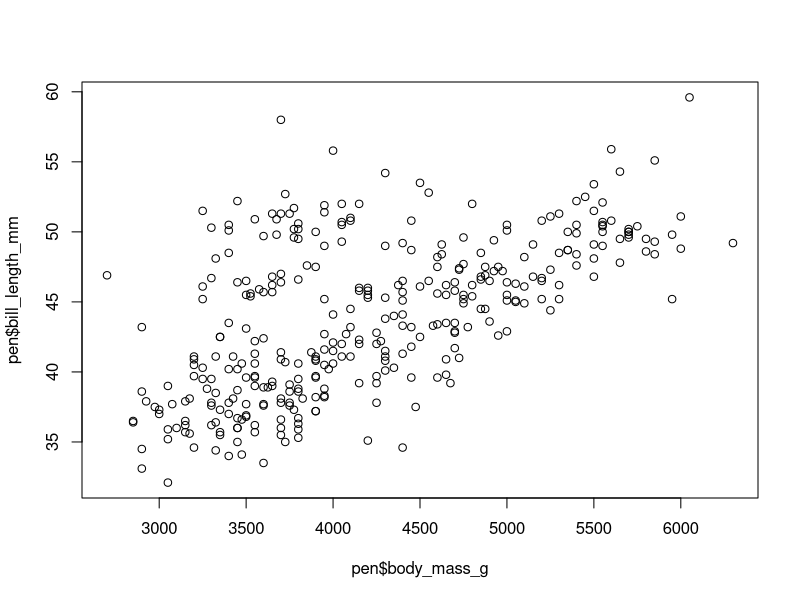
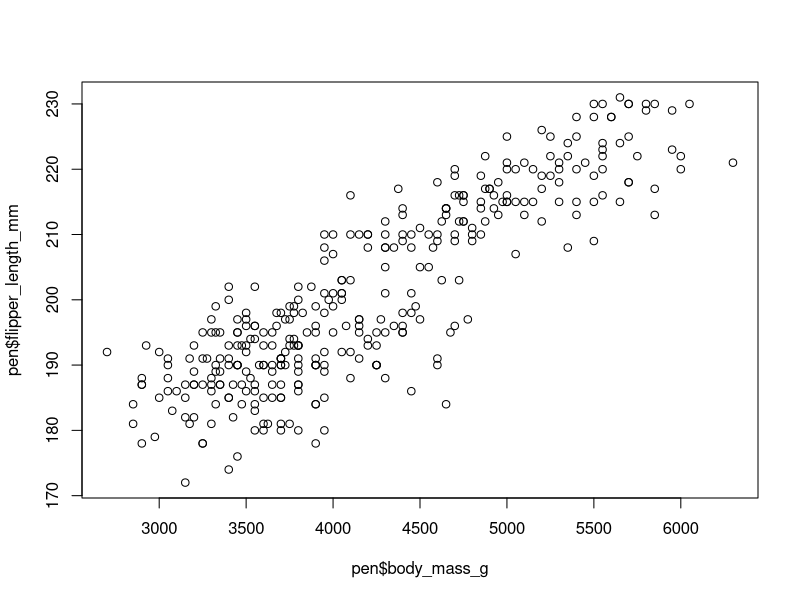
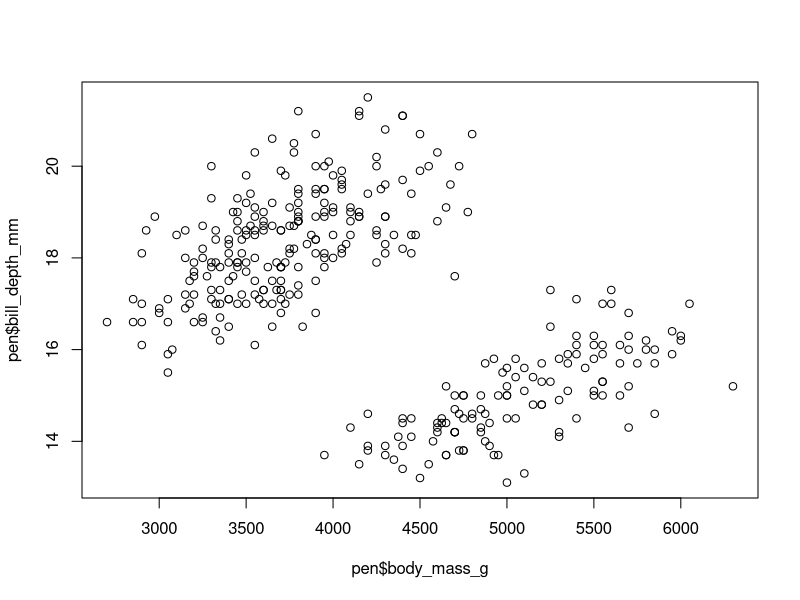
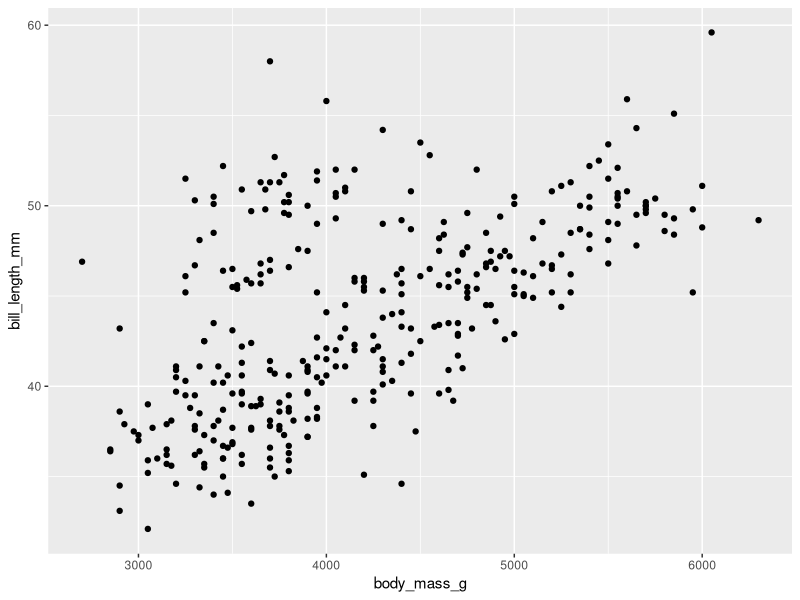
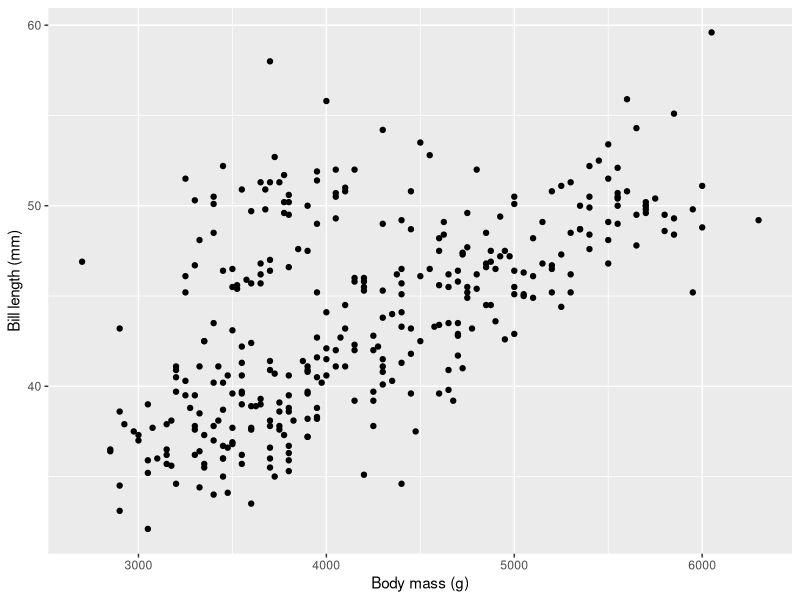
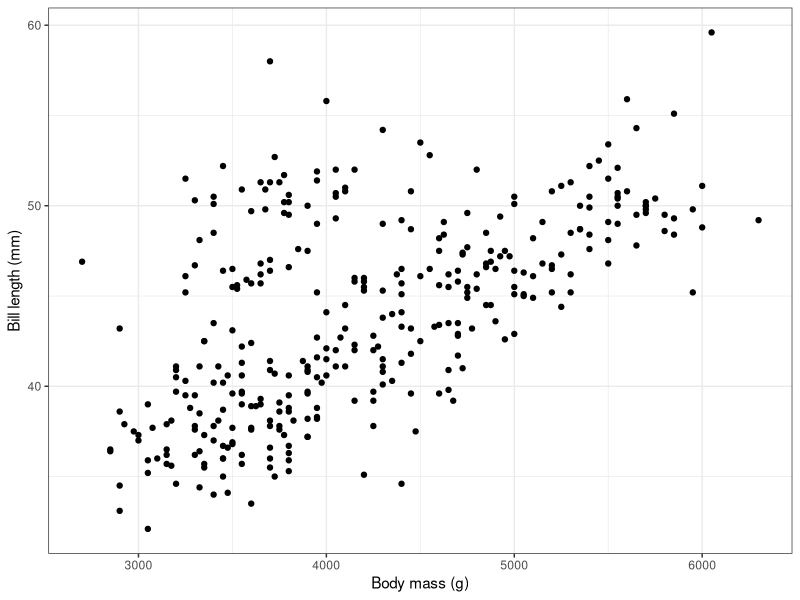
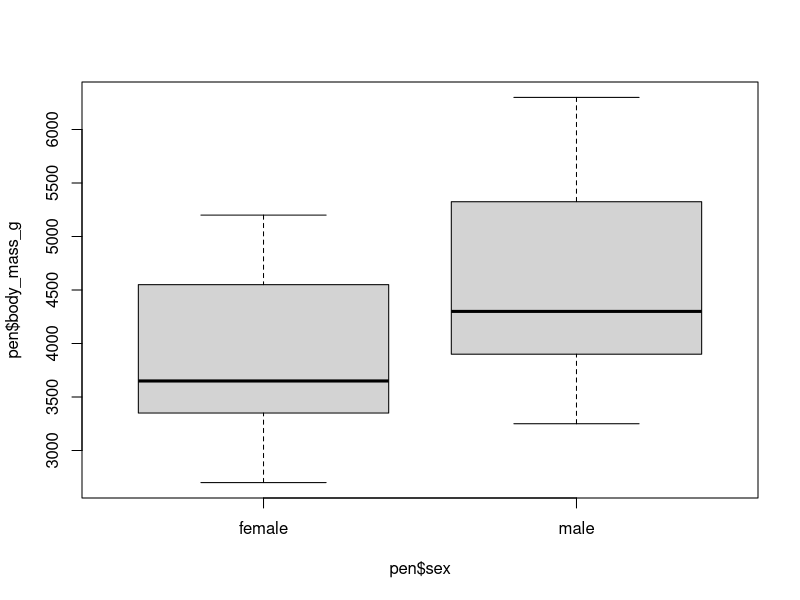
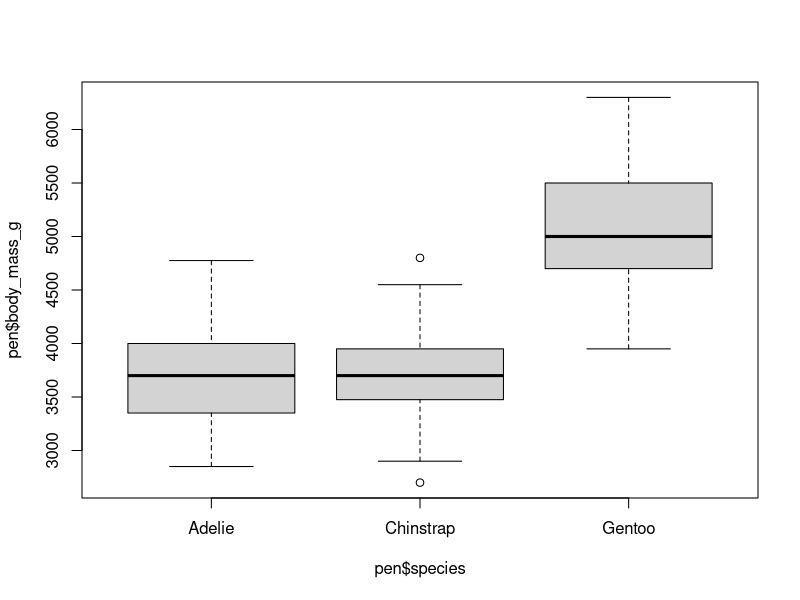

Write R code to recreate these figures, in order.
####------------------------------------------------------------------------####
## EXAMPLE SCRIPT FOR NATURAL RESOURCE SAMPLING
# November 2024
# Brought to you in 4-D
# Dan Johnson
# Denver Cayetano
# Diego Rocha
# D. Alex Bowers
####------------------------------------------------------------------------####

####---- OBJECTIVES ------------------------------------------------------------

# You will get an introduction into how to:
 # Create objects
 # View, explore and subset data
 # Create scatter and box plots with base R and ggplot
 # Conduct T-test, ANOVA and 
 # Linear regression and view results

#### ####

####---- TIPS AND TRICKS -------------------------------------------------------  

# Hash tags allow you to comment. 
# this way R doesn't mistake it for code or a function

#### Multiple hash tags allow creation 
# of collapsible sections in the code ####

# CTRL + ENTER allow you to run a line of code

# this symbol <- allows you to assign an object

# functions end with () just like Excel 

# We can use the dollar sign $ to select 
# a particular column from data e.g. pen$species

# Shorter object names saves time typing and reduces typing errors
# Only use an object name once


####---- LOAD PACKAGES/LIBRARIES -----------------------------------------------

# Libraries/package have pre-made tools/functions
# that help us to work with data and make figures
# Some functions are built into R and require no libraries/packages

library(ggplot2)  # for making figures
library(palmerpenguins) # Gives us the data


####---- LOAD DATA -------------------------------------------------------------

# Let's load some data
# We will use data about penguins 
# from the palmerpenguins package above

 # import penguins data & shorten to "pen" 
 # to avoid misspelling pequins

pen <- penguins


####---- EXPLORE THE DATA ------------------------------------------------------

# We will look at the object 'pen' with the 'View' function

View(pen)

head(pen) # gives you the first six rows of the dataset
tail(pen) # gives you the last six rows of the dataset
names(pen) # gives you the names of the columns in your dataset

# Let's look at the number of individuals per species on each island
table(pen$species, pen$island) # which species occur on which islands?

# Let's summarize all the columns with the summary function
summary(pen)

# Calculate max, min, mean, and median body mass 
max(pen$body_mass_g, na.rm = TRUE)
min(pen$body_mass_g, na.rm = TRUE)
mean(pen$body_mass_g, na.rm = TRUE)
median(pen$body_mass_g, na.rm = TRUE)

# na.rm = TRUE makes the function ignore all the NA values

####--- VISUALIZE THE DATA: SCATTER PLOTS --------------------------------------
# the plot function create scatter plots of two variables

# scatter plot of body mass vs bill length
plot(pen$body_mass_g, pen$bill_length_mm) 

# scatter plot of body mass vs flipper length
plot(pen$body_mass_g, pen$flipper_length_mm) 

# scatter plot of body mass vs bill depth
plot(pen$body_mass_g, pen$bill_depth_mm) 

# Remember the ggplot2 package? This gives prettier figures
ggplot(data = pen, aes(x = body_mass_g, y = bill_length_mm)) +
  geom_point() 




ggplot(data = pen, aes(x = body_mass_g, y = bill_length_mm)) +
  geom_point() + # make the points
  labs(x = "Body mass (g)", y = "Bill length (mm)")




ggplot(data = pen, aes(x = body_mass_g, y = bill_length_mm)) +
  geom_point() + # make the points
  labs(x = "Body mass (g)", y = "Bill length (mm)")+ # labels
  theme_bw()  # the theme is the style of the plot
              
  


####--- VISUALIZE THE DATA: BOX PLOTS ----####

# The 'boxplot' function creates box plots
# of a continuous variable by groups

# box plot of body mass by sex
boxplot(pen$body_mass_g ~ pen$sex) 

# box plot of body mass by species and interactions
boxplot(pen$body_mass_g ~ pen$species) 
# multiple categorical variables are possible
boxplot(pen$body_mass_g ~ pen$sex*pen$species)
boxplot(pen$body_mass_g ~ pen$sex*pen$species*pen$island)

# A nicer plot with ggplot 
ggplot(data = pen, aes(x = species, y = body_mass_g)) +
  geom_boxplot() +
  labs(x = "Species", y = "Body mass (g)")+ # label axes
  theme_classic()

# you can make complicated figures quickly with ggplot
ggplot(pen, aes(x = sex, y = body_mass_g))+
  geom_boxplot()+
  labs(x = "Sex", y = "Body mass (g)")+ # label axes
  facet_grid(species~island)+
  theme_light()



####---- DATA ANALYSIS: T-TEST ----####

# Adelie penguins occur on all islands
table(pen$species, pen$island)

# Question
# Do Adelie penguins differ in weight by sex?
# We can answer this with a T-test

# Let's subset the data only for Adelie penguins
# and make it a different object
# this is like making a new worksheet in Excel

adel <- subset(pen, pen$species == 'Adelie' & !is.na(pen$sex))
# look in the Environment tab


# for the t-test we need the males and females seperated
# subset data for males
male_adel <- subset(adel, adel$sex=='male') 

# subset data for females
female_adel <- subset(adel, adel$sex=='female') 

# Test for differences with T-test
t.test(x = male_adel$body_mass_g, y = female_adel$body_mass_g) 

# is there a significant difference?

# let's visualize this with boxplots
ggplot(adel, aes(y = body_mass_g, x = sex))+
  geom_boxplot()+
  theme_classic()

####---- DATA ANALYSIS: ANOVA ----####

# Does the weight of male Adelie penguins differ by island?

ggplot(male_adel, aes(x = island, y = body_mass_g))+
  geom_boxplot() +
  labs(x = 'Island', y = "Body mass (g)") +
  theme_bw()


# Let's test with an ANOVA -- can be written two ways
anova_mod <- aov(male_adel$body_mass_g ~ male_adel$island) 

anova_mod <- aov(body_mass_g ~ island, data = male_adel)

summary(anova_mod) # Is there a significant difference?


# Remember that complicated Tukey post-hoc test in excel?
TukeyHSD(anova_mod)


#What if we looked at the difference among species?
anova_mod2 <- aov(pen$body_mass_g ~ pen$species) 
summary(anova_mod2) # Is there a significant difference?

# Which ones are different?
TukeyHSD(anova_mod2)


####---- DATA ANALYSIS: LINEAR REGRESSION ----####

# Is there a relationship between body mass and 
# flipper length in female Adelie penguins?

# scatter plot of body mass vs bill length
plot(female_adel$body_mass_g,
     female_adel$bill_length_mm) 

# Let's test the relationship with a regression

regression_mod <- lm(body_mass_g ~ flipper_length_mm,
                     data = female_adel)

summary(regression_mod) # Is there a significant relationship?

ggplot(female_adel, aes(x = flipper_length_mm, y = body_mass_g)) +
  geom_point() +
  geom_smooth(method = 'lm') + # this adds a trendline like in Excel
  labs(x = "Flipper length (mm)", y = "Body mass (g)") +
  theme_bw()

#### Regression where groups matter  ####

ggplot(pen, aes( x = bill_length_mm, y = bill_depth_mm))+
  geom_point() +
  geom_smooth(method = 'lm') + 
  labs(x = "Bill length (mm)", y = "Bill depth (mm)") +
  theme_bw()

ggplot(pen, aes( x = bill_length_mm, y = bill_depth_mm, color = species))+
  geom_point() +
  geom_smooth(method = 'lm') + 
  scale_color_viridis_d(option = 'magma', end = 0.8)+
  labs(x = "Bill length (mm)", y = "Bill depth (mm)") +
  theme_bw()



####---- ONLINE RESOURCES TO LEARN R -------------------------------------------

# https://ourcodingclub.github.io/tutorials
# https://swirlstats.com/

